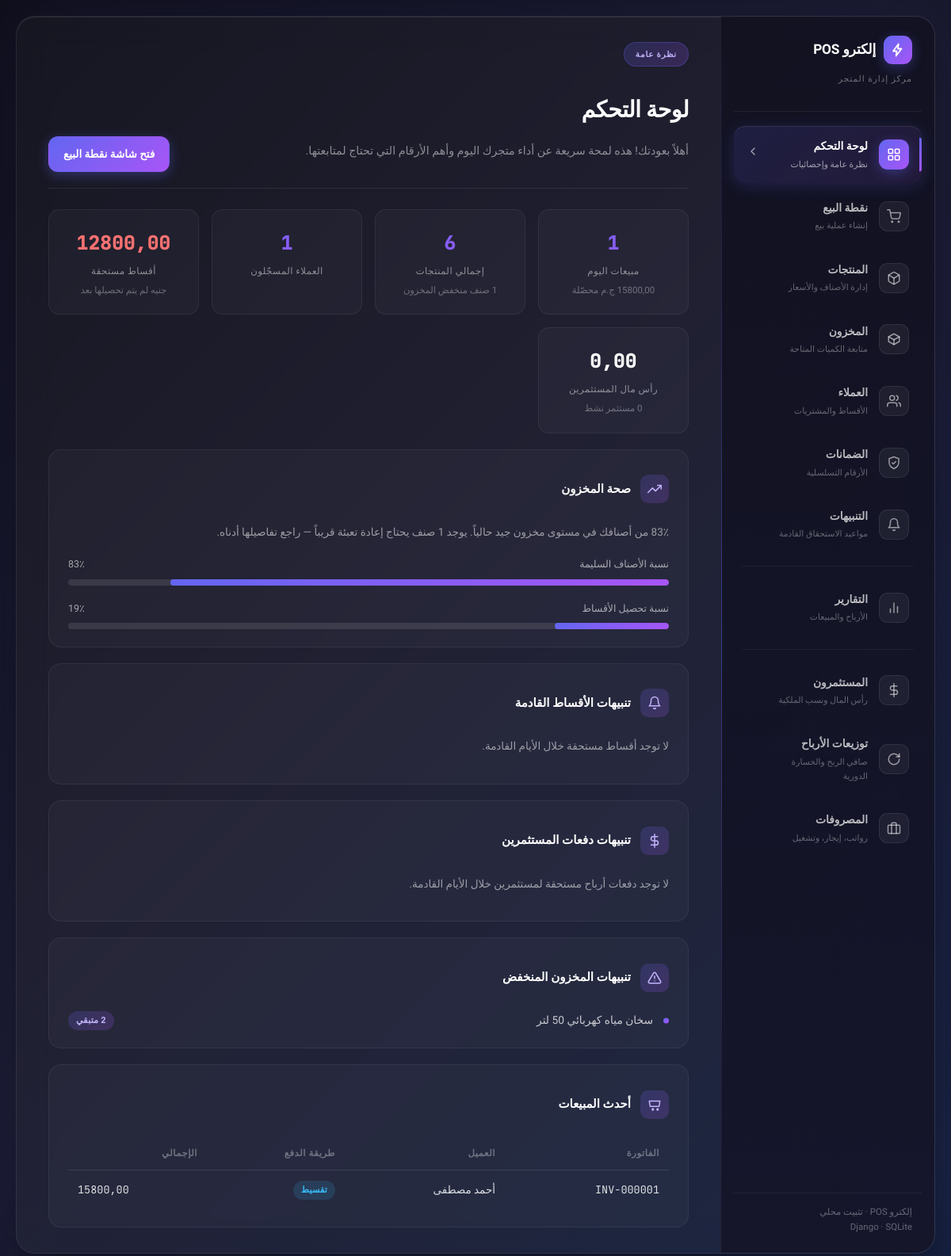
Screenshot of /manage/ with the database file from the repository.
### pos/models.py (models this page shows, shortened)
class Product(models.Model):
    name = models.CharField(max_length=200)
    barcode = models.CharField(max_length=64, unique=True, null=True, blank=True)
    category = models.CharField(max_length=100, default="عام")
    price = models.DecimalField(max_digits=12, decimal_places=2)
    cost_price = models.DecimalField(max_digits=12, decimal_places=2, default=0)
    quantity = models.IntegerField(default=0)
    low_stock_threshold = models.IntegerField(default=3)
    warranty_months = models.IntegerField(default=12)
    created_at = models.DateTimeField(auto_now_add=True)
    class Meta:
        ordering = ["name"]

class Sale(models.Model):
    CASH = "cash"
    INSTALLMENT = "installment"
    PAYMENT_METHOD_CHOICES = [(CASH, "Cash"), (INSTALLMENT, "Installment")]
    STATUS_COMPLETED = "completed"
    STATUS_PARTIAL = "partially_paid"
    STATUS_PAID_OFF = "paid_off"
    STATUS_CHOICES = [
        (STATUS_COMPLETED, "Completed"),
        (STATUS_PARTIAL, "Partially Paid"),
        (STATUS_PAID_OFF, "Paid Off"),
    ]
    invoice_number = models.CharField(max_length=32, unique=True)
    customer = models.ForeignKey(
        Customer, null=True, blank=True, on_delete=models.SET_NULL, related_name="sales"
    )
    sale_date = models.DateTimeField(default=timezone.now)
    payment_method = models.CharField(max_length=20, choices=PAYMENT_METHOD_CHOICES)
    subtotal = models.DecimalField(max_digits=12, decimal_places=2)
    discount = models.DecimalField(max_digits=12, decimal_places=2, default=0)
    total = models.DecimalField(max_digits=12, decimal_places=2)
    paid_amount = models.DecimalField(max_digits=12, decimal_places=2, default=0)
    remaining_amount = models.DecimalField(max_digits=12, decimal_places=2, default=0)
    status = models.CharField(max_length=20, choices=STATUS_CHOICES, default=STATUS_COMPLETED)
    class Meta:
        ordering = ["-id"]

class Customer(models.Model):
    name = models.CharField(max_length=200)
    phone = models.CharField(max_length=40, blank=True, default="")
    address = models.CharField(max_length=255, blank=True, default="")
    created_at = models.DateTimeField(auto_now_add=True)
    class Meta:
        ordering = ["name"]
        constraints = [
            models.UniqueConstraint(
                fields=["phone"],
                condition=~models.Q(phone=""),
                name="unique_customer_phone_when_set",
            ),
        ]

### pos/views.py (the view)
# urls.py: path("manage/", views.dashboard, name="dashboard"),
def dashboard(request):
    today = timezone.localdate()
    today_sales_qs = Sale.objects.filter(sale_date__date=today)
    today_sales = {
        "c": today_sales_qs.count(),
        "t": today_sales_qs.aggregate(t=Sum("total"))["t"] or 0,
    }
    low_stock = [p for p in Product.objects.all() if p.quantity <= p.low_stock_threshold]
    low_stock.sort(key=lambda p: p.quantity)
    outstanding = InstallmentPlan.objects.filter(status="active").aggregate(
        r=Sum("remaining_amount")
    )["r"] or 0
    recent_sales = Sale.objects.select_related("customer").all()[:8]
    total_products = Product.objects.count()
    healthy_products = total_products - len(low_stock)
    stock_health_pct = round((healthy_products / total_products) * 100) if total_products else 100
    all_plans = InstallmentPlan.objects.all()
    plans_total = all_plans.aggregate(t=Sum("total_amount"))["t"] or 0
    plans_collected = plans_total - outstanding
    collection_pct = round((plans_collected / plans_total) * 100) if plans_total else 100
    alert_cutoff = timezone.now() + timezone.timedelta(days=5)
    due_alerts = (
        InstallmentPlan.objects.filter(
            status=InstallmentPlan.ACTIVE,
            next_due_date__isnull=False,
            next_due_date__lte=alert_cutoff,
        )
        .select_related("customer")
        .order_by("next_due_date")
    )
    investor_alerts = [
        inv for inv in Investor.objects.filter(status=Investor.ACTIVE, dividends_due__gt=0)
        if inv.days_until_dividend_due is not None and inv.days_until_dividend_due <= 5
    ]
    investor_alerts.sort(key=lambda inv: inv.days_until_dividend_due)
    total_capital = Investor.total_active_capital()
    return render(request, "pos/dashboard.html", {
        "product_count": Product.objects.count(),
        "customer_count": Customer.objects.count(),
        "today_sales": today_sales,
        "low_stock": low_stock,
        "outstanding": outstanding,
        "recent_sales": recent_sales,
        "stock_health_pct": stock_health_pct,
        "collection_pct": collection_pct,
        "due_alerts": due_alerts,
        "investor_alerts": investor_alerts,
        "total_capital": total_capital,
        "investor_count": Investor.objects.filter(status=Investor.ACTIVE).count(),
    })

### pos/context_processors.py (called while the page is built)
def installment_alerts(request):
    try:
        from .models import InstallmentPlan, Investor
        cutoff = timezone.now() + timezone.timedelta(days=5)
        installment_count = InstallmentPlan.objects.filter(
            status=InstallmentPlan.ACTIVE,
            next_due_date__isnull=False,
            next_due_date__lte=cutoff,
        ).count()
        investor_count = sum(
            1 for inv in Investor.objects.filter(status=Investor.ACTIVE, dividends_due__gt=0)
            if inv.days_until_dividend_due is not None and inv.days_until_dividend_due <= 5
        )
        count = installment_count + investor_count
    except Exception:
        count = 0
    return {"nav_alerts_count": count}

### pos/models.py (called while the page is built)
    @staticmethod
    def total_active_capital():
        return Investor.objects.filter(status=Investor.ACTIVE).aggregate(
            t=models.Sum("current_capital")
        )["t"] or Decimal("0")

### pos/templates/pos/dashboard.html (shortened to what this page needs)
{% extends "pos/base.html" %}
{% block content %}
<div class="panel-header">
  <div>
    <span class="panel-badge">نظرة عامة</span>
    <h1 class="panel-title">لوحة التحكم</h1>
    <p class="panel-description">أهلاً بعودتك! هذه لمحة سريعة عن أداء متجرك اليوم وأهم الأرقام التي تحتاج لمتابعتها.</p>
  </div>
  <a href="{% url 'pos:cashier' %}" class="btn btn-primary">فتح شاشة نقطة البيع</a>
</div>
<div class="panel-content">
  <div class="stats-grid">
    <div class="stat-item">
      <div class="stat-value">{{ today_sales.c }}</div>
      <div class="stat-label">مبيعات اليوم</div>
      <div class="stat-sub">{{ today_sales.t|floatformat:2 }} ج.م محصّلة</div>
    </div>
    <div class="stat-item">
      <div class="stat-value">{{ product_count }}</div>
      <div class="stat-label">إجمالي المنتجات</div>
      <div class="stat-sub">{{ low_stock|length }} صنف منخفض المخزون</div>
    </div>
    <div class="stat-item">
      <div class="stat-value">{{ customer_count }}</div>
      <div class="stat-label">العملاء المسجّلون</div>
    </div>
    <div class="stat-item">
      <div class="stat-value danger">{{ outstanding|floatformat:2 }}</div>
      <div class="stat-label">أقساط مستحقة</div>
      <div class="stat-sub">جنيه لم يتم تحصيلها بعد</div>
    </div>
    <div class="stat-item">
      <div class="stat-value plain">{{ total_capital|floatformat:2 }}</div>
      <div class="stat-label">رأس مال المستثمرين</div>
      <div class="stat-sub">{{ investor_count }} مستثمر نشط</div>
    </div>
  </div>
  <div class="content-card">
    <div class="card-header">
      <div class="card-icon">
        <svg viewBox="0 0 24 24" fill="none" stroke="currentColor" stroke-width="2" stroke-linecap="round" stroke-linejoin="round">
          <polyline points="23 6 13.5 15.5 8.5 10.5 1 18"></polyline><polyline points="17 6 23 6 23 12"></polyline>
        </svg>
      </div>
      <h3 class="card-title">صحة المخزون</h3>
    </div>
    <p class="card-text">
      {{ stock_health_pct }}٪ من أصنافك في مستوى مخزون جيد حالياً.
      {% if low_stock %}يوجد {{ low_stock|length }} صنف يحتاج إعادة تعبئة قريباً — راجع تفاصيلها أدناه.{% else %}لا توجد أصناف تحتاج إعادة تعبئة حالياً.{% endif %}
    </p>
    <div class="progress-bar-container">
      <div class="progress-label"><span>نسبة الأصناف السليمة</span><span>{{ stock_health_pct }}٪</span></div>
      <div class="progress-bar"><div class="progress-fill" style="width: {{ stock_health_pct }}%"></div></div>
    </div>
    <div class="progress-bar-container">
      <div class="progress-label"><span>نسبة تحصيل الأقساط</span><span>{{ collection_pct }}٪</span></div>
      <div class="progress-bar"><div class="progress-fill" style="width: {{ collection_pct }}%"></div></div>
    </div>
  </div>
  <div class="content-card">
    <div class="card-header">
      <div class="card-icon">
        <svg viewBox="0 0 24 24" fill="none" stroke="currentColor" stroke-width="2" stroke-linecap="round" stroke-linejoin="round">
          <path d="M18 8a6 6 0 0 0-12 0c0 7-3 9-3 9h18s-3-2-3-9"></path><path d="M13.73 21a2 2 0 0 1-3.46 0"></path>
        </svg>
      </div>
      <h3 class="card-title">تنبيهات الأقساط القادمة</h3>
    </div>
    {% if due_alerts %}
    <ul class="feature-list">
      {% for plan in due_alerts|slice:":6" %}
      <li>
        <span>{{ plan.customer.name }} <span style="color:var(--text-faint); font-size:11.5px;">· {{ plan.monthly_amount|floatformat:2 }} ج.م</span></span>
        {% if plan.days_until_due < 0 %}
          <span class="badge badge-bad">متأخر {{ plan.days_until_due|cut:"-" }} يوم</span>
        {% elif plan.days_until_due == 0 %}
          <span class="badge badge-bad">مستحق اليوم</span>
        {% else %}
          <span class="badge badge-accent">خلال {{ plan.days_until_due }} يوم</span>
        {% endif %}
      </li>
      {% endfor %}
    </ul>
    {% if due_alerts|length > 6 %}
    <p class="card-text" style="margin-top:12px;"><a href="{% url 'pos:alerts_list' %}" style="color:#c4b5fd;">عرض كل التنبيهات ({{ due_alerts|length }}) ←</a></p>
    {% endif %}
    {% else %}
    <p class="card-text">لا توجد أقساط مستحقة خلال الأيام القادمة.</p>
    {% endif %}
  </div>
  <div class="content-card">
    <div class="card-header">
      <div class="card-icon">
        <svg viewBox="0 0 24 24" fill="none" stroke="currentColor" stroke-width="2" stroke-linecap="round" stroke-linejoin="round">
          <line x1="12" y1="1" x2="12" y2="23"></line><path d="M17 5H9.5a3.5 3.5 0 0 0 0 7h5a3.5 3.5 0 0 1 0 7H6"></path>
        </svg>
      </div>
      <h3 class="card-title">تنبيهات دفعات المستثمرين</h3>
    </div>
    {% if investor_alerts %}
    <ul class="feature-list">
      {% for inv in investor_alerts|slice:":6" %}
      <li>
        <span>{{ inv.name }} <span style="color:var(--text-faint); font-size:11.5px;">· {{ inv.dividends_due|floatformat:2 }} ج.م مستحقة</span></span>
        {% if inv.days_until_dividend_due < 0 %}
          <span class="badge badge-bad">متأخر {{ inv.days_until_dividend_due|cut:"-" }} يوم</span>
        {% elif inv.days_until_dividend_due == 0 %}
          <span class="badge badge-bad">مستحق اليوم</span>
        {% else %}
          <span class="badge badge-accent">خلال {{ inv.days_until_dividend_due }} يوم</span>
        {% endif %}
      </li>
      {% endfor %}
    </ul>
    {% else %}
    <p class="card-text">لا توجد دفعات أرباح مستحقة لمستثمرين خلال الأيام القادمة.</p>
    {% endif %}
  </div>
  <div class="content-card">
    <div class="card-header">
      <div class="card-icon">
      </div>
      <h3 class="card-title">تنبيهات المخزون المنخفض</h3>
    </div>
    {% if low_stock %}
    <ul class="feature-list">
      {% for p in low_stock|slice:":6" %}
      <li>
        <span>{{ p.name }}</span>
        <span class="badge {% if p.quantity == 0 %}badge-bad{% else %}badge-accent{% endif %}">{{ p.quantity }} متبقي</span>
      </li>
      {% endfor %}
    </ul>
    {% else %}
    <p class="card-text">جميع الأصناف في مستوى مخزون جيد. لا حاجة لأي إجراء الآن.</p>
    {% endif %}
  </div>
  <div class="content-card">
    <div class="card-header">
      <div class="card-icon">
        <svg viewBox="0 0 24 24" fill="none" stroke="currentColor" stroke-width="2" stroke-linecap="round" stroke-linejoin="round">
          <path d="M3 6h18l-1.5 9h-15z"></path><circle cx="9" cy="20" r="1.2"></circle><circle cx="17" cy="20" r="1.2"></circle>
        </svg>
      </div>
      <h3 class="card-title">أحدث المبيعات</h3>
    </div>
    {% if recent_sales %}
    <table>
      <thead><tr><th>الفاتورة</th><th>العميل</th><th>طريقة الدفع</th><th>الإجمالي</th></tr></thead>
      <tbody>
        {% for s in recent_sales %}
        <tr>
          <td><a href="{% url 'pos:invoice' sale_id=s.id %}" class="mono">{{ s.invoice_number }}</a></td>
          <td>{{ s.customer.name|default:"عميل مباشر" }}</td>
          <td><span class="badge {% if s.payment_method == 'installment' %}badge-info{% else %}badge-good{% endif %}">{% if s.payment_method == 'installment' %}تقسيط{% else %}نقدي{% endif %}</span></td>
          <td class="mono">{{ s.total|floatformat:2 }}</td>
        </tr>
        {% endfor %}
      </tbody>
    </table>
    {% else %}
    <div class="empty">لا توجد مبيعات مسجّلة بعد — توجه إلى شاشة نقطة البيع لإتمام أول عملية بيع.</div>
    {% endif %}
  </div>
</div>
{% endblock %}

### rows the page displays
Product: name "سخان مياه كهربائي 50 لتر", quantity "2"
Sale: invoice_number "INV-000001", customer.name "أحمد مصطفى", payment_method "تقسيط", total "15800,00"

### other values shown
{{ today_sales.c }} "1"
{{ today_sales.t|floatformat:2 }} "15800,00"
{{ product_count }} "6"
{{ customer_count }} "1"
{{ outstanding|floatformat:2 }} "12800,00"
{{ total_capital|floatformat:2 }} "0,00"
{{ stock_health_pct }} "83"
{{ collection_pct }} "19"
